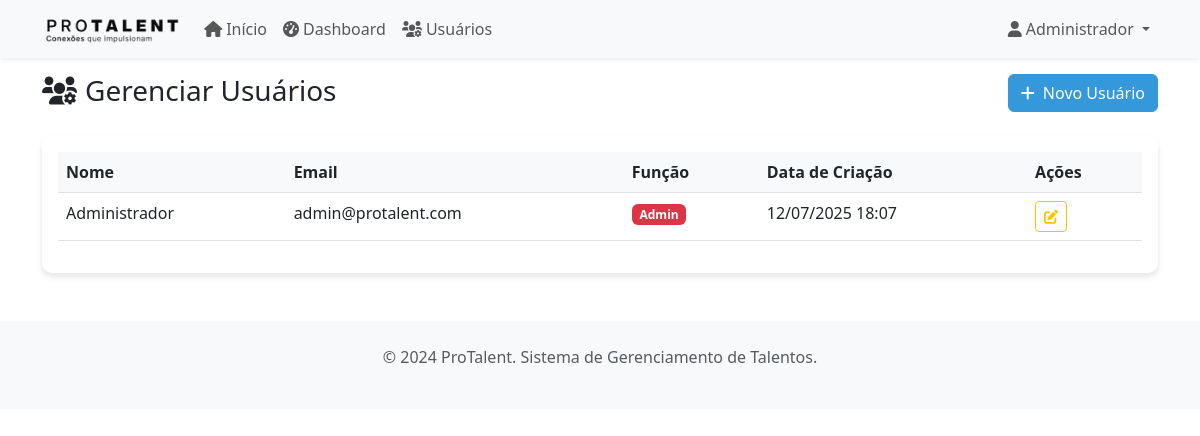
/users.php (signed in), run on the app's committed database.
### tables this page shows
CREATE TABLE IF NOT EXISTS users (
    id INT AUTO_INCREMENT PRIMARY KEY,
    name VARCHAR(100) NOT NULL,
    email VARCHAR(100) UNIQUE NOT NULL,
    password VARCHAR(255) NOT NULL,
    role ENUM('admin', 'empresa', 'prestador', 'professor') DEFAULT 'empresa',
    created_at TIMESTAMP DEFAULT CURRENT_TIMESTAMP,
    updated_at TIMESTAMP DEFAULT CURRENT_TIMESTAMP ON UPDATE CURRENT_TIMESTAMP
);

### models/User.php (called while the page is built, shortened)
<?php
class User {
    private $conn;
    private $table_name = "users";
    public function __construct($db) {
        $this->conn = $db;
    }
    public function read() {
        $query = "SELECT id, name, email, role, created_at FROM " . $this->table_name . " ORDER BY created_at DESC";
        $stmt = $this->conn->prepare($query);
        $stmt->execute();
        return $stmt;
    }
}
?>

### users.php (the view, shortened to what this page needs)
<?php
require_once 'models/User.php';
$database = new Database();
$db = $database->getConnection();
$user = new User($db);
$action = $_GET['action'] ?? 'list';
include 'includes/header.php';
?>
<?php if ($action == 'list'): ?>
    <div class="row mb-4">
        <div class="col-md-6">
            <h1 class="h3 mb-0">
                <i class="fas fa-users-cog me-2"></i>Gerenciar Usuários
            </h1>
        </div>
        <div class="col-md-6 text-end">
            <a href="?action=create" class="btn btn-primary">
                <i class="fas fa-plus me-2"></i>Novo Usuário
            </a>
        </div>
    </div>
    <div class="card">
        <div class="card-body">
            <div class="table-responsive">
                <table class="table table-hover">
                    <thead>
                        <tr>
                            <th>Nome</th>
                            <th>Email</th>
                            <th>Função</th>
                            <th>Data de Criação</th>
                            <th>Ações</th>
                        </tr>
                    </thead>
                    <tbody>
                        <?php
                        $users = $user->read();
                        while ($row = $users->fetch(PDO::FETCH_ASSOC)):
                        ?>
                        <tr>
                            <td><?php echo htmlspecialchars($row['name']); ?></td>
                            <td><?php echo htmlspecialchars($row['email']); ?></td>
                            <td>
                                <span class="badge bg-<?php echo $row['role'] == 'admin' ? 'danger' : 'primary'; ?>">
                                    <?php echo ucfirst($row['role']); ?>
                                </span>
                            </td>
                            <td><?php echo date('d/m/Y H:i', strtotime($row['created_at'])); ?></td>
                            <td>
                                <a href="?action=edit&id=<?php echo $row['id']; ?>"
                                   class="btn btn-sm btn-outline-warning">
                                    <i class="fas fa-edit"></i>
                                </a>
                            </td>
                        </tr>
                        <?php endwhile; ?>
                    </tbody>
                </table>
            </div>
        </div>
    </div>
<?php endif; ?>
<?php include 'includes/footer.php'; ?>

### includes/header.php (style rules this page uses)
.card { box-shadow: 0 4px 6px rgba(0, 0, 0, 0.1); border: none; border-radius: 10px; }
.btn-primary { background-color: #3498db; border-color: #3498db; }
.table th { background-color: #f8f9fa; border-top: none; }

### data on the page
users: name "Administrador", email "admin@protalent.com", role "Admin", created_at "12/07/2025 18:07"

### other printed values
$_SESSION['user_name'] "Administrador"
